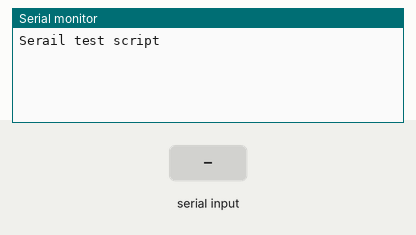
Simulated run of this sketch. Board: Arduino Uno, built with avr-gcc and run on an emulated ATmega328P. Shown: the last lines printed to the serial monitor. The inputs (shaded band) are chosen by the test bench.

Above: at 1.2 s.
1.3 s: "A" received over Serial
At 2.5 s:
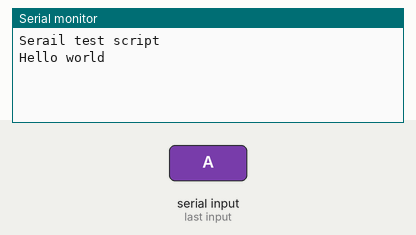
2.8 s: "1" received over Serial
At 3.8 s:
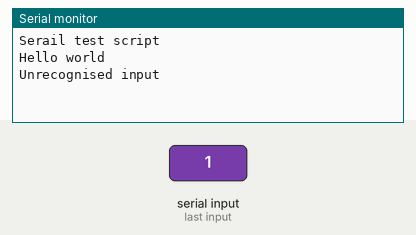

The sketch:

Serial_test.ino
```cpp
void setup(){
  Serial.begin(9600);

  Serial.println("Serail test script");

}

void loop(){
  while(Serial.available() > 0){
    char input = Serial.read();

    switch(input){
      case 'A':
        Serial.println("Hello world");
        break;
        default:
          Serial.println("Unrecognised input");
    }
  }
}
```

Measured:
- after the input at 1.3 s, the serial monitor: prints a new line at once (image 1)
- after the input at 2.8 s, the serial monitor: prints a new line at once (image 2)
